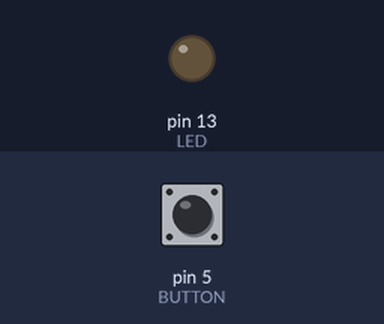
The sketch below on a simulated Arduino Uno, built with avr-gcc and run on an emulated ATmega328P. Shown: output pins drawn as LEDs (lit = HIGH). The inputs (shaded band) are chosen by the test bench; at power-on: pin 5 (BUTTON) HIGH.

Above: at 1.2 s.
1.3 s: pin 5 (BUTTON) pulled LOW for 0.15 s
At 1.37 s:
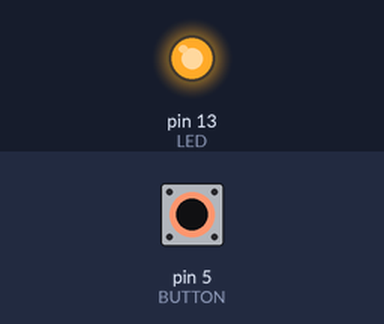
2.9 s: pin 5 (BUTTON) pulled LOW for 3.2 s
At 7.2 s:
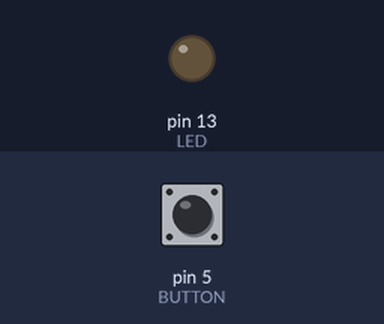
Timing chart, 0 to 8.7 s (numbered marks = the images above; inputs shaded):
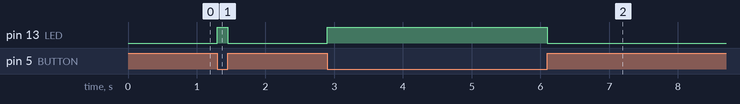

The sketch:

Button.ino
```cpp
/*
  This program controls the LED by button
*/


#define BUTTON 5  // IR button on pin 5
#define LED 13    // led on pin 13

void setup() {
  // set button as input pullup
  pinMode(BUTTON, INPUT_PULLUP);

  // set led as output
  pinMode(LED, OUTPUT);
}

void loop() {
  int button_val = digitalRead(BUTTON);

  digitalWrite(LED, !button_val);
}
```

Measured:
- after the input at 1.3 s, pin 13 (LED): LOW → HIGH at once, → LOW 0.15 s later
- after the input at 2.9 s, pin 13 (LED): LOW → HIGH at once, → LOW 3.2 s later
